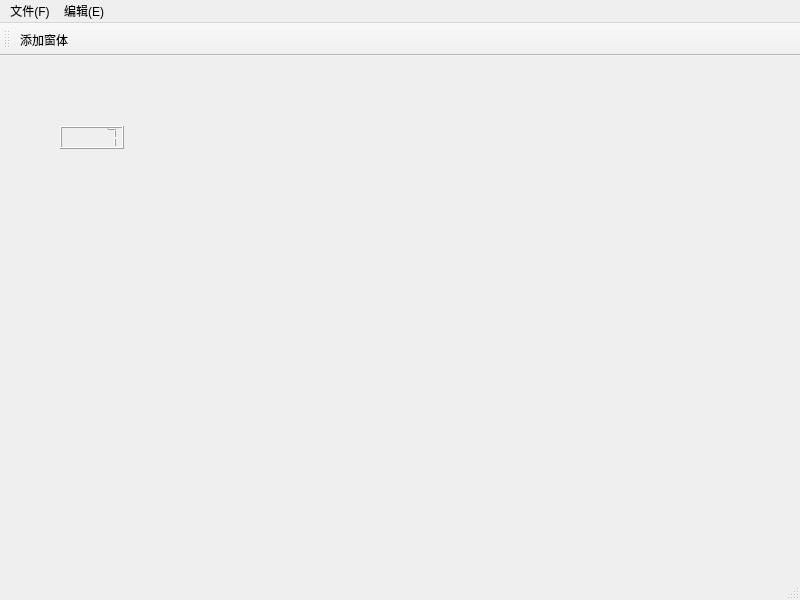
<?xml version="1.0" encoding="UTF-8"?>
<ui version="4.0">
 <class>MainWindow</class>
 <widget class="QMainWindow" name="MainWindow">
  <property name="geometry">
   <rect>
    <x>0</x>
    <y>0</y>
    <width>800</width>
    <height>600</height>
   </rect>
  </property>
  <property name="windowTitle">
   <string>MainWindow</string>
  </property>
  <widget class="QWidget" name="centralwidget">
   <widget class="QLCDNumber" name="lcdNumber">
    <property name="geometry">
     <rect>
      <x>60</x>
      <y>70</y>
      <width>64</width>
      <height>23</height>
     </rect>
    </property>
    <property name="value" stdset="0">
     <double>7.000000000000000</double>
    </property>
   </widget>
  </widget>
  <widget class="QMenuBar" name="menubar">
   <property name="geometry">
    <rect>
     <x>0</x>
     <y>0</y>
     <width>800</width>
     <height>31</height>
    </rect>
   </property>
   <widget class="QMenu" name="menu_F">
    <property name="title">
     <string>文件(F)</string>
    </property>
    <addaction name="fileNewAction"/>
    <addaction name="fileOpenAction"/>
    <addaction name="fileCloseAction"/>
   </widget>
   <widget class="QMenu" name="menu">
    <property name="title">
     <string>编辑(E)</string>
    </property>
   </widget>
   <addaction name="menu_F"/>
   <addaction name="menu"/>
  </widget>
  <widget class="QStatusBar" name="statusbar"/>
  <widget class="QToolBar" name="toolBar">
   <property name="sizePolicy">
    <sizepolicy hsizetype="Preferred" vsizetype="Fixed">
     <horstretch>0</horstretch>
     <verstretch>0</verstretch>
    </sizepolicy>
   </property>
   <property name="minimumSize">
    <size>
     <width>30</width>
     <height>5</height>
    </size>
   </property>
   <property name="windowTitle">
    <string>工具栏</string>
   </property>
   <attribute name="toolBarArea">
    <enum>TopToolBarArea</enum>
   </attribute>
   <attribute name="toolBarBreak">
    <bool>true</bool>
   </attribute>
   <addaction name="addWinAction"/>
  </widget>
  <action name="fileOpenAction">
   <property name="text">
    <string>打开</string>
   </property>
   <property name="toolTip">
    <string>打开</string>
   </property>
   <property name="shortcut">
    <string>Alt+O</string>
   </property>
  </action>
  <action name="fileNewAction">
   <property name="text">
    <string>新建</string>
   </property>
   <property name="toolTip">
    <string>新建</string>
   </property>
   <property name="shortcut">
    <string>Alt+N</string>
   </property>
  </action>
  <action name="fileCloseAction">
   <property name="text">
    <string>关闭</string>
   </property>
   <property name="toolTip">
    <string>关闭</string>
   </property>
   <property name="shortcut">
    <string>Alt+C</string>
   </property>
  </action>
  <action name="addWinAction">
   <property name="text">
    <string>添加窗体</string>
   </property>
   <property name="toolTip">
    <string>添加窗体</string>
   </property>
  </action>
 </widget>
 <resources/>
 <connections/>
</ui>
